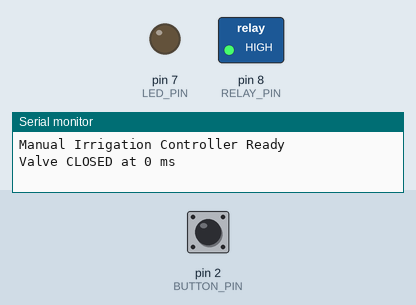
Simulated run of this sketch. Board: Arduino Uno, built with avr-gcc and run on an emulated ATmega328P. Parts: switched loads named in the sketch (green lamp = pin HIGH), output pins drawn as LEDs (lit = HIGH), the last lines printed to the serial monitor. Inputs (shaded band) come from the test bench; at power-on: pin 2 (BUTTON_PIN) HIGH.

Above: at 1.2 s.
1.3 s: pin 2 (BUTTON_PIN) pulled LOW for 1 s
At 3.0 s:
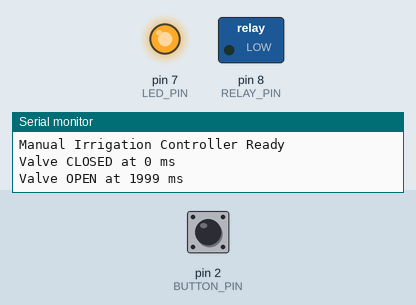
9.0 s: pin 2 (BUTTON_PIN) pulled LOW for 3.2 s
At 14.6 s:
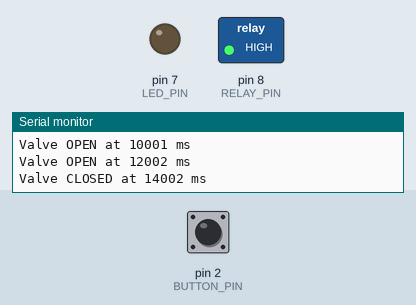
Timing chart, 0 to 16.0 s (numbered marks = the images above; inputs shaded):
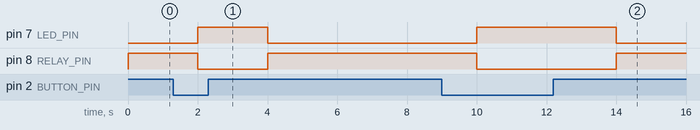

Measured:
- after the input at 1.3 s, pin 7 (LED_PIN): LOW → HIGH after 0.70 s, → LOW 2.0 s later; pin 8 (RELAY_PIN): HIGH → LOW after 0.70 s, → HIGH 2.0 s later
- after the input at 9.0 s, pin 7 (LED_PIN): LOW → HIGH after 1.0 s, → LOW 4.0 s later; pin 8 (RELAY_PIN): HIGH → LOW after 1.0 s, → HIGH 4.0 s later

The sketch:

manual_irrigation_toggle.ino
```cpp
const int BUTTON_PIN = 2;
const int LED_PIN = 7;
const int RELAY_PIN = 8;

bool estop = false;

void setup() {
  pinMode(BUTTON_PIN, INPUT_PULLUP);
  pinMode(LED_PIN, OUTPUT);
  pinMode(RELAY_PIN, OUTPUT);

  digitalWrite(LED_PIN, LOW);
  digitalWrite(RELAY_PIN, HIGH);

  Serial.begin(9600);

  Serial.println("Manual Irrigation Controller Ready");
}

void loop() {

  if (Serial.available()) {
  char c = Serial.read();

  if (c == 'e') {
    estop = true;
    digitalWrite(LED_PIN, LOW);
    digitalWrite(RELAY_PIN, HIGH);
    Serial.println("ESTOP ACTIVATED");
  }

  if (c == 'r') {
    estop = false;
    Serial.println("ESTOP CLEARED");
  }
}

  if (estop) {
    return;
  }

  bool buttonPressed =
      digitalRead(BUTTON_PIN) == LOW;

  if (buttonPressed) {

    digitalWrite(LED_PIN, HIGH);

    digitalWrite(RELAY_PIN, LOW);

    Serial.print("Valve OPEN at ");
    Serial.print(millis());
    Serial.println(" ms");

  } else {

    digitalWrite(LED_PIN, LOW);

    digitalWrite(RELAY_PIN, HIGH);

    Serial.print("Valve CLOSED at ");
    Serial.print(millis());
    Serial.println(" ms");
  }

  delay(2000);
}
```
